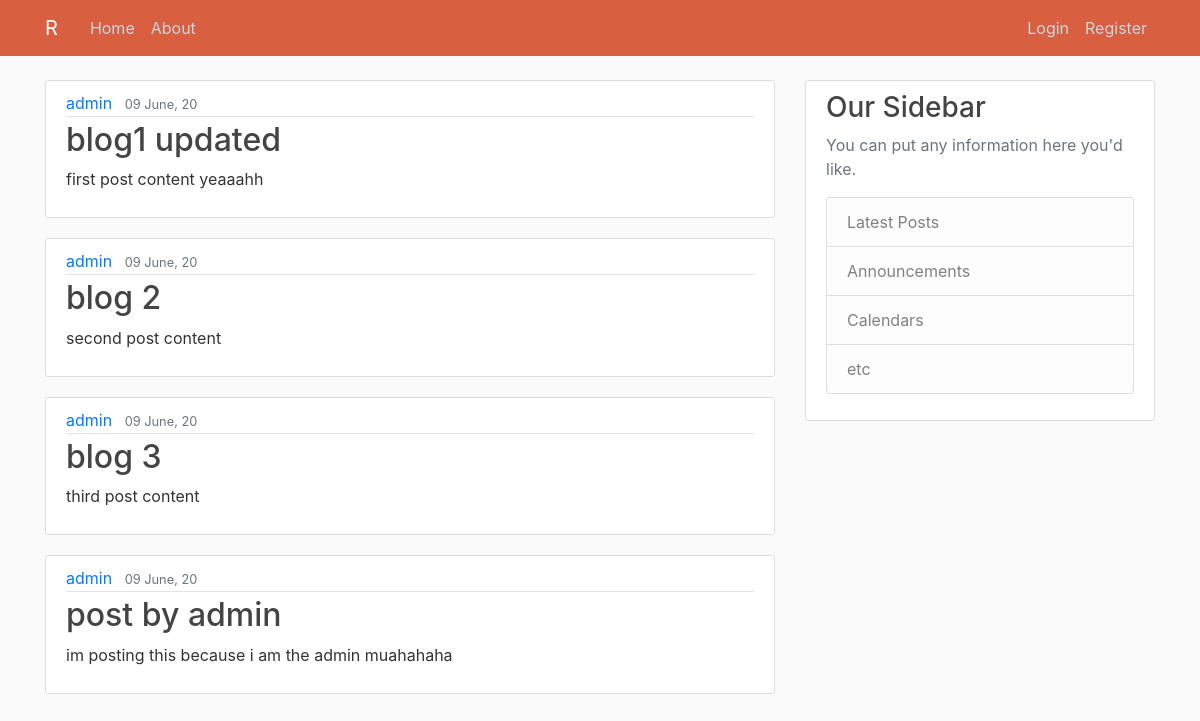
The page / on the database its author committed.
### blog/models.py (models this page shows, shortened)
class Post(models.Model):
    title = models.CharField(max_length=100)
    content = models.TextField()
    date_posted = models.DateTimeField(default=timezone.now)
    author = models.ForeignKey(User, on_delete=models.CASCADE)

### blog/views.py (the view)
# urls.py: path('', views.home, name='blog-home'),
def home(request):
    context = {
        'posts': Post.objects.all()
    }
    return render(request, 'blog/home.html', context)

### blog/templates/blog/home.html
{% extends "blog/base.html" %}
{% block content %}
    {% for post in posts %}
        <article class="media content-section">
          <div class="media-body">
            <div class="article-metadata">
              <a class="mr-2" href="#">{{ post.author }}</a>
              <small class="text-muted">{{ post.date_posted|date:"d F, y" }}</small>
            </div>
            <h2><a class="article-title" href="#">{{ post.title }}</a></h2>
            <p class="article-content">{{ post.content }}</p>
          </div>
        </article>
    {% endfor %}
{% endblock content %}

### blog/static/blog/main.css (style rules this page uses)
body { background: #fafafa; color: #333333; margin-top: 5rem; }
h1, h2, h3, h4, h5, h6 { color: #444444; }
.content-section { background: #ffffff; padding: 10px 20px; border: 1px solid #dddddd; border-radius: 3px; margin-bottom: 20px; }
.article-title { color: #444444; }
.article-content { white-space: pre-line; }
.article-metadata { padding-bottom: 1px; margin-bottom: 4px; border-bottom: 1px solid #e3e3e3 }

### rows shown on the page
Post: author "admin", date_posted "09 June, 20", title "blog1 updated", content "first post content yeaaahh"
Post: author "admin", date_posted "09 June, 20", title "blog 2", content "second post content"
Post: author "admin", date_posted "09 June, 20", title "blog 3", content "third post content"
Post: author "admin", date_posted "09 June, 20", title "post by admin", content "im posting this because i am the admin muahahaha"
